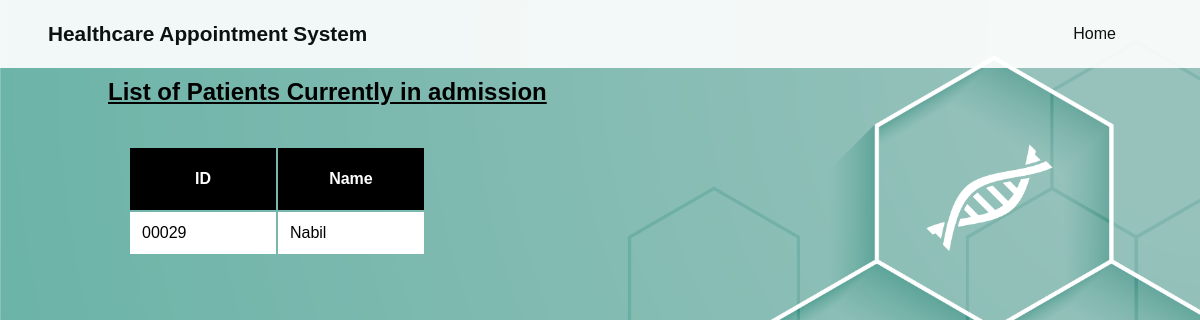
Page /patients_list.php on the earlier database version.
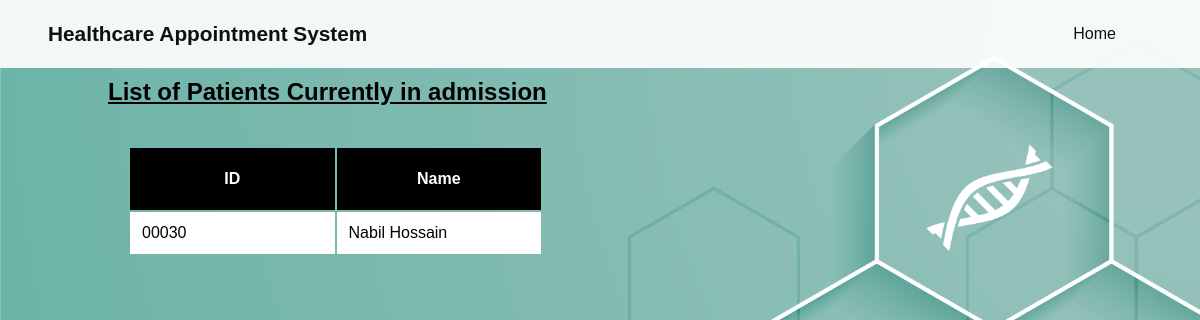
Same page on the later database version.
### tables this page shows
CREATE TABLE `patient` (
  `id` int(5) UNSIGNED ZEROFILL NOT NULL,
  `name` varchar(30) NOT NULL,
  `age` int(11) NOT NULL,
  `gender` enum('Male','Female') NOT NULL,
  `bloodgroup` enum('A+','A-','B+','B-','AB+','AB-','O+','O-') NOT NULL,
  `contact` varchar(11) NOT NULL,
  `password` varchar(30) NOT NULL
);

### patients_list.php (the view, shortened to what this page needs)
<!DOCTYPE html>
<html lang="en">
<head>
    <link rel="stylesheet" href="styles/main_style.css">
    <link rel="stylesheet" href="styles/table.css">
</head>
<body>
    <div class="container">
        <div class="main-content">
            <header class="header-main">
                <div class="wrapper">
                    <section class="logo">
                        <h1 class="header-title">Healthcare Appointment System</h1>
                    </section>
                    <nav class="nav-horizontal" id="topnav">
                        <a href="index.php">Home</a>
                    </nav>
                </div>
            </header>
            <main>
                <h2 style="text-decoration: underline; margin-left: 100px;">List of Patients Currently in admission</h2>
                <div class="table-container">
                    <table class="patienttable">
                        <tr>
                            <th class="no-select">ID</th>
                            <th class="no-select">Name</th>
                        </tr>
                        <?php
                        require_once("php_scripts/connect.php");
                        $sql = "SELECT * FROM patient";
                        $result = $conn->query($sql);
                        if ($result->num_rows > 0) {
                            while ($row = $result->fetch_assoc()) {
                                echo "<tr>";
                                echo "<td style='padding: 10px;'>" . $row["id"] . "</td>";
                                echo "<td style='padding: 10px;'>" . $row["name"] . "</td>";
                                echo "</tr>";
                            }
                        } else {
                            echo "<tr><td colspan='5'>No Patients have admitted yet.</td></tr>";
                        }
                        ?>
                    </table>
                </div>
            </main>
        </div>
    </div>
</body>
</html>

Differences in the rows shown:
removed patient: id "00029", name "Nabil"
added patient: id "00030", name "Nabil Hossain"
